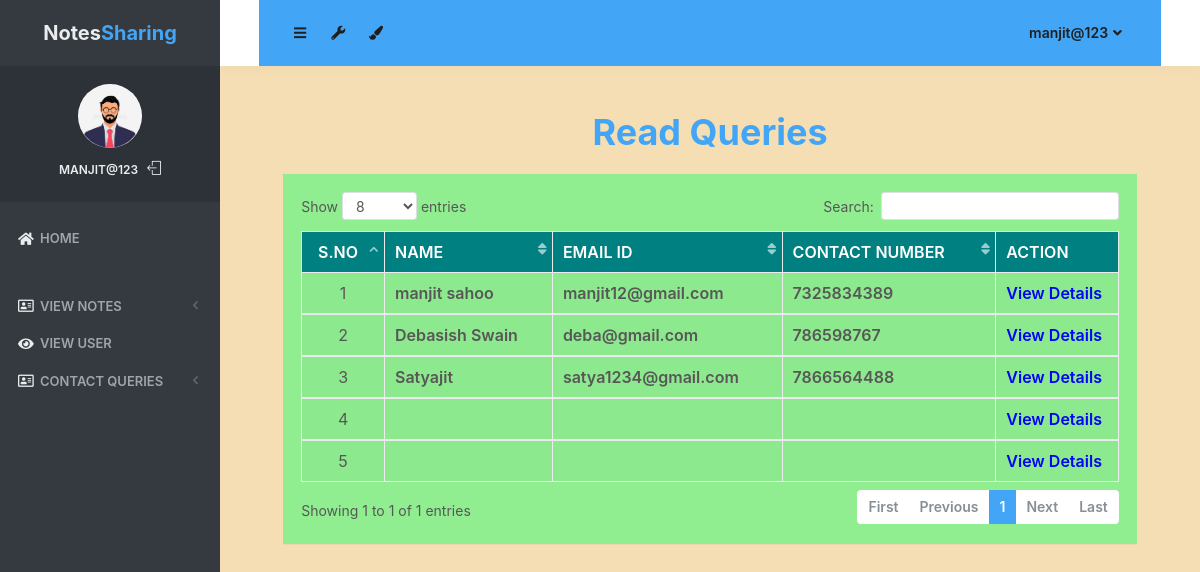
/read_queries (signed in), run on the app's committed database.
### notes/models.py (models this page shows, shortened)
class Contact(models.Model):
    fullname = models.CharField(max_length=100, null=True)
    email = models.CharField(max_length=50, null=True)
    mobile = models.CharField(max_length=15, null=True)
    subject = models.CharField(max_length=100, null=True)
    message = models.CharField(max_length=300, null=True)
    msgdate = models.DateField(null=True)
    isread = models.CharField(max_length=10,null=True)

### notes/views.py (the view)
# urls.py: path('read_queries', read_queries, name='read_queries'),
def read_queries(request):
    if not request.user.is_authenticated:
        return redirect('login_admin')
    contact = Contact.objects.filter(isread="yes")
    return render(request,'read_queries.html', locals())

### notes/templates/read_queries.html (shortened to what this page needs)
{% load static %}
<html lang="en" class="no-focus">
    <head>
        <link rel="stylesheet" href="{% static 'js/plugins/datatables/dataTables.bootstrap4.min.css' %}">
        <link rel="stylesheet" id="css-main" href="{% static 'css1/codebase.min.css' %}">
    </head>
    <body style="background-color:wheat;">
        <div id="page-container" class="sidebar-o sidebar-inverse side-scroll page-header-fixed main-content-narrow">
         {% include "sidebar.html" %}
            {% include "admin_nav.html" %}
            <main id="main-container"><br>
                <div class="content">
                    <h1 class="text-primary font-weight-bold text-center">Read Queries</h1>
                    <div class="block" style="background-color:lightgreen;">
                        <div class="block-content block-content-full">
                            <table class="table table-bordered table-striped table-vcenter js-dataTable-full-pagination">
                                <thead class="text-white" style="background-color : teal;">
                                    <tr>
                                        <th class="text-center">S.No</th>
                                        <th class="d-none d-sm-table-cell">Name</th>
                                        <th class="d-none d-sm-table-cell">Email ID</th>
                                        <th class="d-none d-sm-table-cell">Contact Number</th>
                                        <th class="d-none d-sm-table-cell" style="width: 15%;">Action</th>
                                    </tr>
                                </thead>
                                {% for i in contact %}
                                <tbody>
                                    <tr>
                                        <td class="text-center">{{forloop.counter}}</td>
                                        <td class="font-w600">{{i.fullname}}</td>
                                        <td class="font-w600">{{i.email}}</td>
                                        <td class="font-w600">{{i.mobile}}</td>
                                        <td class="font-w600"><a href="{% url 'view_queries' i.id %}"style="color:blue;">View Details</a></td>
                                    </tr>
                                        {% endfor %}
                                </tbody>
                            </table>
                        </div>
                    </div>
                </div>
            </main>
</div>
 <link rel="stylesheet" href="https://use.fontawesome.com/releases/v5.6.3/css/all.css">
    </body>
</html>

### notes/templates/sidebar.html (shortened to what this page needs)
{% load static %}
   <nav id="sidebar">
                <div id="sidebar-scroll">
                    <div class="sidebar-content">
                        <div class="content-header content-header-fullrow px-15">
                            <div class="content-header-section text-center align-parent sidebar-mini-hidden">
                                <div class="content-header-item">
                                    <a class="link-effect font-w700" href="{% url 'admin_home' %}">
                                           <span class="font-size-xl text-dual-primary-dark">Notes</span><span class="font-size-xl text-primary">Sharing</span>
                                    </a>
                                </div>
                            </div>
                        </div>
                        <div class="content-side content-side-full content-side-user px-10 align-parent">
                            <div class="sidebar-mini-hidden-b text-center">
                                <a class="img-link" href="be_pages_generic_profile.html">
                                    <img class="img-avatar" src="{% static 'img/avatars/logo1.jpg' %}" alt="">
                                </a>
                                <ul class="list-inline mt-10">
                                    <li class="list-inline-item">
                                        <a class="link-effect text-dual-primary-dark font-size-xs font-w600 text-uppercase" href="{% url 'admin_home' %}">{{ request.user.username }}</a>
                                    </li>
                                    <li class="list-inline-item">
                                        <a class="link-effect text-dual-primary-dark" href="{% url 'logout' %}">
                                            <i class="si si-logout"></i>
                                        </a>
                                    </li>
                                </ul>
                            </div>
                        </div>
                        <div class="content-side content-side-full">
                            <ul class="nav-main">
                                <li class="open">
                                    <a href="{% url 'admin_home' %}"><i class="fas fa-home"></i><span class="sidebar-mini-hide">Home</span></a>
                                </li>
                                <li class="nav-main-heading"><span class="sidebar-mini-visible">UI</span></li>
                                <li>
                                    <a class="nav-submenu" data-toggle="nav-submenu"><i class="far fa-address-card"></i>View Notes</a>
                                </li>
                                <li>
                                    <a  href="{% url 'view_users' %}"><i class="fas fa-eye"></i><span class="sidebar-mini-hide">View User</span></a>
                                </li>
                                <li>
                                    <a class="nav-submenu" data-toggle="nav-submenu"><i class="far fa-address-card"></i>Contact Queries</a>
                                </li>
                           </ul>
                        </div>
                    </div>
                </div>
            </nav>

### notes/templates/admin_nav.html (shortened to what this page needs)
{% load static %}
            <header id="page-header">
                <div class="content-header bg-primary">
                    <div class="content-header-section">
                        <button type="button" class="btn btn-circle btn-dual-secondary" data-toggle="layout" data-action="sidebar_toggle">
                            <i class="fa fa-navicon"></i>
                        </button>
                        <div class="btn-group" role="group">
                            <button type="button" class="btn btn-circle btn-dual-secondary" id="page-header-options-dropdown" data-toggle="dropdown" aria-haspopup="true" aria-expanded="false">
                                <i class="fa fa-wrench"></i>
                            </button>
                        </div>
                        <div class="btn-group" role="group">
                            <button type="button" class="btn btn-circle btn-dual-secondary" id="page-header-themes-dropdown" data-toggle="dropdown" aria-haspopup="true" aria-expanded="false">
                                <i class="fa fa-paint-brush"></i>
                            </button>
                        </div>
                    </div>
                    <div class="content-header-section">
                        <div class="btn-group" role="group">
                            <button type="button" class="btn btn-rounded btn-dual-secondary" id="page-header-user-dropdown" data-toggle="dropdown" aria-haspopup="true" aria-expanded="false">
                                {{ request.user.username}}<i class="fa fa-angle-down ml-5"></i>
                            </button>
                        </div>
                    </div>
                </div>
            </header>

### data on the page
Contact: fullname "manjit sahoo", email "manjit12@gmail.com", mobile "7325834389"
Contact: fullname "Debasish Swain", email "deba@gmail.com", mobile "786598767"
Contact: fullname "Satyajit", email "satya1234@gmail.com", mobile "7866564488"

### other printed values
{{ request.user.username }} "MANJIT@123"
{{ request.user.username }} "manjit@123"
